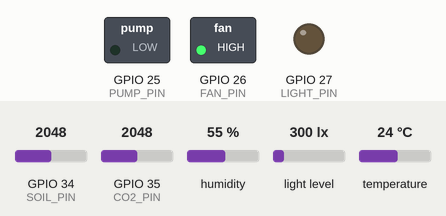
Simulated run of this sketch. Board: ESP32. On the bench: switched loads named in the sketch (green lamp = pin HIGH), output pins drawn as LEDs (lit = HIGH). Inputs (shaded band) come from the test bench; at power-on: light level 300 lx, GPIO 35 (CO2_PIN) = 2048, GPIO 34 (SOIL_PIN) = 2048, humidity 55 %, temperature 24 °C. WiFi joins after 1.5 s; servers stay silent unless stated; network time is answered at once with the bench clock; uploads are accepted with an empty reply; the local clock reads 2024-03-15 10:24:30 at power-on unless the sketch sets it; storage starts empty; what the sketch prints to the serial monitor is not drawn.

Above: at 2.7 s.
2.8 s: light level set to 54 lx
4.3 s: light level set to 45 lx
At 5.3 s:
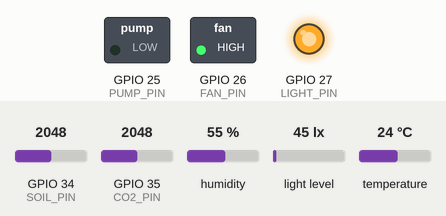
5.9 s: GPIO 35 (CO2_PIN) set to 1034
7.4 s: GPIO 35 (CO2_PIN) set to 940
At 8.6 s:
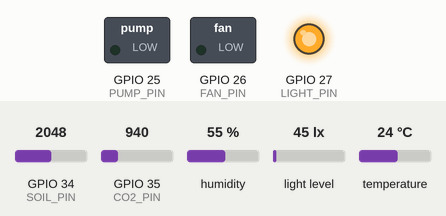
8.9 s: GPIO 35 (CO2_PIN) set to 1228
At 10.0 s:
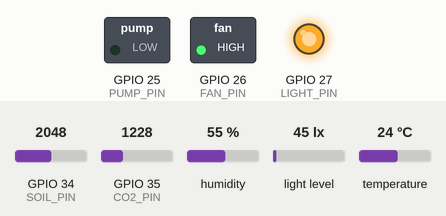
10.4 s: GPIO 35 (CO2_PIN) set to 460
At 11.2 s:
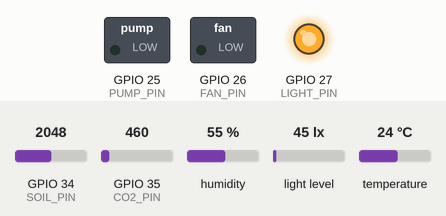
Timing chart, 0 to 12.9 s (numbered marks = the images above; inputs shaded):
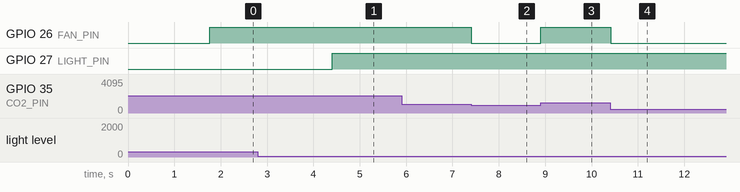

The sketch:

Web_UDDD.ino
```cpp
#include <WiFi.h>
#include <WiFiClientSecure.h>
#include <HTTPClient.h>
#include <DHT.h>
#include <Wire.h>
#include <BH1750.h>
#include <ArduinoJson.h>
#include <SPIFFS.h>
#include <time.h>
#include <NTPClient.h>
#include <WiFiUdp.h>

// Định nghĩa PIN
#define DHT_PIN 4
#define DHT_TYPE DHT22
#define FAN_PIN 26
#define PUMP_PIN 25
#define LIGHT_PIN 27
#define SOIL_PIN 34
#define CO2_PIN 35

// Cấu hình WiFi
const char* WIFI_SSID = "."; // *** NHỚ ĐIỀN WIFI ***
const char* WIFI_PASSWORD = "12345678"; // *** NHỚ ĐIỀN MẬT KHẨU WIFI ***

// Cấu hình NTP
WiFiUDP ntpUDP;
NTPClient timeClient(ntpUDP, "pool.ntp.org", 25200, 60000); // 25200 = GMT+7

// Biến toàn cục cho timers
unsigned long lastFirebaseSend = 0;
unsigned long lastHistorySave = 0;

// ====== SENSOR MANAGER ======
class SensorManager {
public:
    static void initialize() {
        Wire.begin();
        _dht.begin();
        _lightMeter.begin(BH1750::CONTINUOUS_HIGH_RES_MODE);
    }
    static float getTemperature() { float t=_dht.readTemperature(); return isnan(t)?25:t; }
    static float getHumidity() { float h=_dht.readHumidity(); return isnan(h)?60:h; }
    static int getSoilMoisture() { return analogRead(SOIL_PIN); }
    static float getLightLevel() { return _lightMeter.readLightLevel(); }
    static int getCO2Level() { return analogRead(CO2_PIN); }
private:
    static DHT _dht;
    static BH1750 _lightMeter;
};
DHT SensorManager::_dht(DHT_PIN, DHT_TYPE);
BH1750 SensorManager::_lightMeter;

// ====== DEVICE MANAGER ======
class DeviceManager {
public:
    static void initialize() {
        pinMode(FAN_PIN, OUTPUT); pinMode(PUMP_PIN, OUTPUT); pinMode(LIGHT_PIN, OUTPUT);
        fanOff(); pumpOff(); lightOff();
    }
    static void fanOn(){digitalWrite(FAN_PIN,HIGH);_fan=true;}
    static void fanOff(){digitalWrite(FAN_PIN,LOW);_fan=false;}
    static void pumpOn(){digitalWrite(PUMP_PIN,HIGH);_pump=true;}
    static void pumpOff(){digitalWrite(PUMP_PIN,LOW);_pump=false;}
    static void lightOn(){digitalWrite(LIGHT_PIN,HIGH);_light=true;}
    static void lightOff(){digitalWrite(LIGHT_PIN,LOW);_light=false;}
    static bool fan(){return _fan;} static bool pump(){return _pump;} static bool light(){return _light;}
private:
    static bool _fan,_pump,_light;
};
bool DeviceManager::_fan=false; bool DeviceManager::_pump=false; bool DeviceManager::_light=false;

// ====== HISTORY MANAGER ======
class HistoryManager {
public:
    static void initialize(){ if(!SPIFFS.begin(true)) Serial.println("SPIFFS init failed"); }
    static void saveData(){
        if(millis()-lastHistorySave < 30000) return; // save mỗi 30s
        lastHistorySave = millis();
        File f=SPIFFS.open("/sensor_history.json",FILE_APPEND);
        if(!f) return;
        StaticJsonDocument<200> doc;
        doc["t"]=SensorManager::getTemperature();
        doc["h"]=SensorManager::getHumidity();
        doc["s"]=SensorManager::getSoilMoisture();
        doc["l"]=SensorManager::getLightLevel();
        doc["c"]=SensorManager::getCO2Level();
        doc["ts"]=millis();
        serializeJson(doc,f);
        f.println();
        f.close();
    }
};

// ====== AUTOMATION MANAGER ======
// Struct định nghĩa ngưỡng, với giá trị mặc định
struct SensorThresholds {
  float tHigh=30,tLow=27; int sDry=4000,sWet=3000; int lDark=50,lBright=300; int cHigh=1000,cLow=400;
};

class AutomationManager {
public:
    static void initialize(){
        timeClient.begin();
        timeClient.update();
        _autoMode = true; // Mặc định là auto
    }

    static void update(){
        if(!_autoMode) return; // Chỉ chạy khi autoMode = true

        float temp=SensorManager::getTemperature();
        int soil=SensorManager::getSoilMoisture();
        float light=SensorManager::getLightLevel();
        int co2=SensorManager::getCO2Level();
        timeClient.update(); int hour=timeClient.getHours();

        // Logic đèn
        if(hour>=6 && hour<18){
            if(light < _th.lDark) DeviceManager::lightOn();
            else if(light > _th.lBright) DeviceManager::lightOff();
        } else DeviceManager::lightOff();

        // Logic quạt
        if(temp > _th.tHigh || co2 > _th.cHigh) DeviceManager::fanOn();
        else if(temp < _th.tLow && co2 < _th.cHigh) DeviceManager::fanOff();

        // Logic bơm
        if(soil > _th.sDry) DeviceManager::pumpOn();
        else if(soil < _th.sWet) DeviceManager::pumpOff();

        HistoryManager::saveData();
    }

    static bool isAutoMode(){ return _autoMode; }
    static void setAutoMode(bool mode){ _autoMode = mode; }

    // *** Các hàm để set/get ngưỡng ***
    static void setThresholds(const SensorThresholds& newThresholds) {
        _th = newThresholds;
        Serial.println("Thresholds updated.");
        Serial.printf("New tHigh: %.1f, tLow: %.1f\n", _th.tHigh, _th.tLow);
    }

    // *** MỚI: Hàm lấy ngưỡng để gửi lên Firebase
    static const SensorThresholds& getThresholds() {
        return _th;
    }

private:
    static SensorThresholds _th; // Sử dụng giá trị mặc định từ struct
    static bool _autoMode;
};
SensorThresholds AutomationManager::_th;
bool AutomationManager::_autoMode;

// ====== FIREBASE MANAGER  ======
class FirebaseManager {
public:
    static void initialize(){
        // URL để GỬI (POST) dữ liệu cảm biến (dạng log)
        _firebaseUrl="https://uddd-e0e1f-default-rtdb.firebaseio.com/sensorData.json?auth=KyN7SUx5fyAYmowUkvXTkggp5QBy9ZlPaonhRhOJ";

        // URL để NHẬN (GET) lệnh điều khiển VÀ ngưỡng
        _controlsUrl="https://uddd-e0e1f-default-rtdb.firebaseio.com/controls.json?auth=KyN7SUx5fyAYmowUkvXTkggp5QBy9ZlPaonhRhOJ";

        _client.setInsecure();
    }

    static void sendSensorData(){
        if(millis()-lastFirebaseSend < 2000) return; // gửi mỗi 2s
        lastFirebaseSend = millis();
        if(WiFi.status()!=WL_CONNECTED){ Serial.println("WiFi mất kết nối"); return; }
        StaticJsonDocument<512> doc; // Tăng từ 400
        doc["temperature"]=SensorManager::getTemperature();
        doc["humidity"]=SensorManager::getHumidity();
        doc["soilMoisture"]=SensorManager::getSoilMoisture();
        doc["lightLevel"]=SensorManager::getLightLevel();
        doc["co2Level"]=SensorManager::getCO2Level();

        doc["fan"]=DeviceManager::fan();
        doc["pump"]=DeviceManager::pump();
        doc["light"]=DeviceManager::light();
        doc["autoMode"]=AutomationManager::isAutoMode();

        //  Thêm object ngưỡng vào payload ***
        // Ứng dụng Flutter của bạn sẽ đọc object này từ log mới nhất
        const SensorThresholds& th = AutomationManager::getThresholds();
        JsonObject thresholdsObj = doc.createNestedObject("thresholds");
        thresholdsObj["tHigh"] = th.tHigh;
        thresholdsObj["tLow"] = th.tLow;
        thresholdsObj["sDry"] = th.sDry;
        thresholdsObj["sWet"] = th.sWet;
        thresholdsObj["lDark"] = th.lDark;
        thresholdsObj["lBright"] = th.lBright;
        thresholdsObj["cHigh"] = th.cHigh;
        thresholdsObj["cLow"] = th.cLow;

      doc["timestamp"] = (unsigned long)timeClient.getEpochTime() * 1000UL;

        String payload; serializeJson(doc,payload);

        _https.begin(_client, _firebaseUrl);
        _https.addHeader("Content-Type","application/json");
        int code=_https.POST(payload);

        if(code>0) Serial.printf("✅ Firebase sensor data sent: %d\n", code);
        else Serial.printf("❌ Firebase sensor error: %d\n", code);

        _https.end();
    }

    static void checkControls(){
        if(millis() - lastControlCheck < 500) return; // Kiểm tra mỗi 0.5s
        lastControlCheck = millis();

        if(WiFi.status() != WL_CONNECTED) {
            Serial.println("WiFi not connected, skipping controls check");
            return;
        }

        _https.begin(_client, _controlsUrl);
        int code = _https.GET();

        if (code == 200) {
            String payload = _https.getString();
            Serial.println("Controls received: " + payload);

            // *** SỬA: Tăng dung lượng JSON để nhận thêm ngưỡng ***
            StaticJsonDocument<512> doc; // Tăng từ 200
            DeserializationError error = deserializeJson(doc, payload);

            if (!error) {
                // 1. Lấy lệnh điều khiển
                bool autoMode = doc["autoMode"] | true;
                bool fan = doc["fan"] | false;
                bool pump = doc["pump"] | false;
                bool light = doc["light"] | false;

                // 2. Cập nhật trạng thái AutoMode
                AutomationManager::setAutoMode(autoMode);

                // 3. Chỉ điều khiển bằng tay NẾU autoMode = false
                if (!autoMode) {
                    Serial.println("Manual mode: Applying controls...");
                    if (fan) DeviceManager::fanOn(); else DeviceManager::fanOff();
                    if (pump) DeviceManager::pumpOn(); else DeviceManager::pumpOff();
                    if (light) DeviceManager::lightOn(); else DeviceManager::lightOff();
                } else {
                    Serial.println("Auto mode active.");
                }

                // *** MỚI: Kiểm tra và cập nhật ngưỡng ***
                // App Flutter của bạn sẽ GHI (PUT/PATCH) vào /controls/thresholds
                if (doc.containsKey("thresholds")) {
                    JsonObject thJson = doc["thresholds"];
                    if (!thJson.isNull()) {
                        SensorThresholds newThresholds;
                        SensorThresholds defaults; // Lấy giá trị default từ struct

                        // Đọc từng giá trị, nếu thiếu sẽ lấy giá trị default
                        newThresholds.tHigh = thJson["tHigh"] | defaults.tHigh;
                        newThresholds.tLow = thJson["tLow"] | defaults.tLow;
                        newThresholds.sDry = thJson["sDry"] | defaults.sDry;
                        newThresholds.sWet = thJson["sWet"] | defaults.sWet;
                        newThresholds.lDark = thJson["lDark"] | defaults.lDark;
                        newThresholds.lBright = thJson["lBright"] | defaults.lBright;
                        newThresholds.cHigh = thJson["cHigh"] | defaults.cHigh;
                        newThresholds.cLow = thJson["cLow"] | defaults.cLow;

                        // Cập nhật vào AutomationManager
                        AutomationManager::setThresholds(newThresholds);
                    }
                }

            } else {
                Serial.println("Failed to parse controls JSON");
            }
        } else {
            Serial.printf("❌ Firebase controls error: %d\n", code);
        }
        _https.end();
    }

private:
    static WiFiClientSecure _client;
    static HTTPClient _https;
    static String _firebaseUrl;
    static String _controlsUrl;
    static unsigned long lastControlCheck;
};
WiFiClientSecure FirebaseManager::_client;
HTTPClient FirebaseManager::_https;
String FirebaseManager::_firebaseUrl;
String FirebaseManager::_controlsUrl;
unsigned long FirebaseManager::lastControlCheck = 0;

// ====== MAIN SETUP ======
void setup(){
    Serial.begin(115200);
    WiFi.begin(WIFI_SSID,WIFI_PASSWORD);
    Serial.print("Đang kết nối WiFi");
    while(WiFi.status()!=WL_CONNECTED){ delay(500); Serial.print("."); }
    Serial.println("\nWiFi Connected: "+WiFi.localIP().toString());

    SensorManager::initialize();
    DeviceManager::initialize();
    HistoryManager::initialize();
    AutomationManager::initialize();
    FirebaseManager::initialize();
}

// ====== MAIN LOOP  ======
void loop(){
    FirebaseManager::checkControls();
    AutomationManager::update();
    FirebaseManager::sendSensorData();
   }
```

Measured:
- the behaviour switches between 50 and 49 lx on light level (found by bisection; images 0 and 1)
- the behaviour switches between 1000 and 999 on GPIO 35 (CO2_PIN) (found by bisection; images 1 and 2)
- after the input at 2.8 s, every drawn part: stays the same
- after the input at 4.3 s, GPIO 27 (LIGHT_PIN): LOW → HIGH after 0.11 s
- after the input at 5.9 s, every drawn part: stays the same
- after the input at 7.4 s, GPIO 26 (FAN_PIN): HIGH → LOW at once
- after the input at 8.9 s, GPIO 26 (FAN_PIN): LOW → HIGH at once
- after the input at 10.4 s, GPIO 26 (FAN_PIN): HIGH → LOW at once
